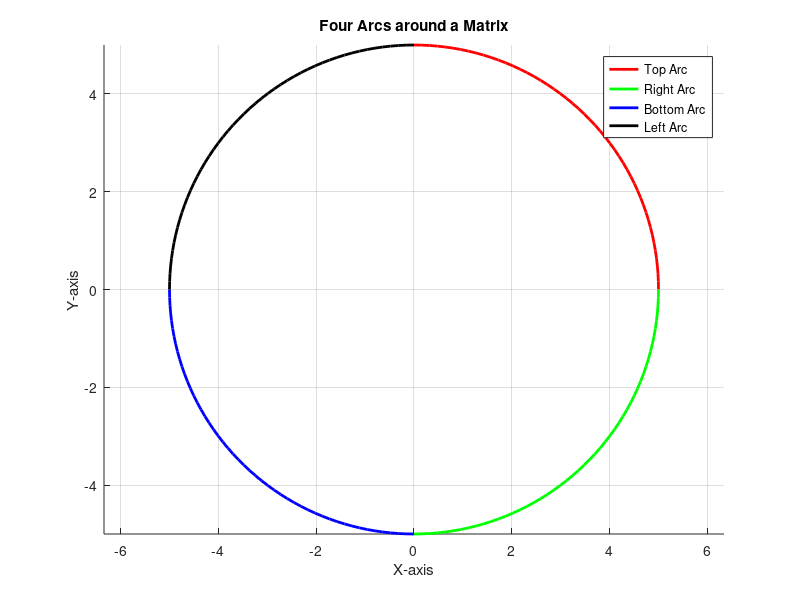

The MATLAB script that drew this image:
clc; clear; close all;

% Define center and radius
center_x = 0; 
center_y = 0;
radius = 5;

% Define angle ranges for each arc
theta_top = linspace(pi/2, 0, 50);      % Top arc
theta_right = linspace(0, -pi/2, 50);   % Right arc
theta_bottom = linspace(-pi/2, -pi, 50); % Bottom arc
theta_left = linspace(-pi, -3*pi/2, 50); % Left arc

% Compute x and y coordinates for each arc
x_top = center_x + radius * cos(theta_top);
y_top = center_y + radius * sin(theta_top);

x_right = center_x + radius * cos(theta_right);
y_right = center_y + radius * sin(theta_right);

x_bottom = center_x + radius * cos(theta_bottom);
y_bottom = center_y + radius * sin(theta_bottom);

x_left = center_x + radius * cos(theta_left);
y_left = center_y + radius * sin(theta_left);

% Plot the arcs
figure;
hold on;
plot(x_top, y_top, 'r', 'LineWidth', 2);      % Top arc
plot(x_right, y_right, 'g', 'LineWidth', 2);  % Right arc
plot(x_bottom, y_bottom, 'b', 'LineWidth', 2); % Bottom arc
plot(x_left, y_left, 'k', 'LineWidth', 2);    % Left arc
hold off;

% Format plot
axis equal;
grid on;
xlabel('X-axis');
ylabel('Y-axis');
title('Four Arcs around a Matrix');
legend('Top Arc', 'Right Arc', 'Bottom Arc', 'Left Arc');